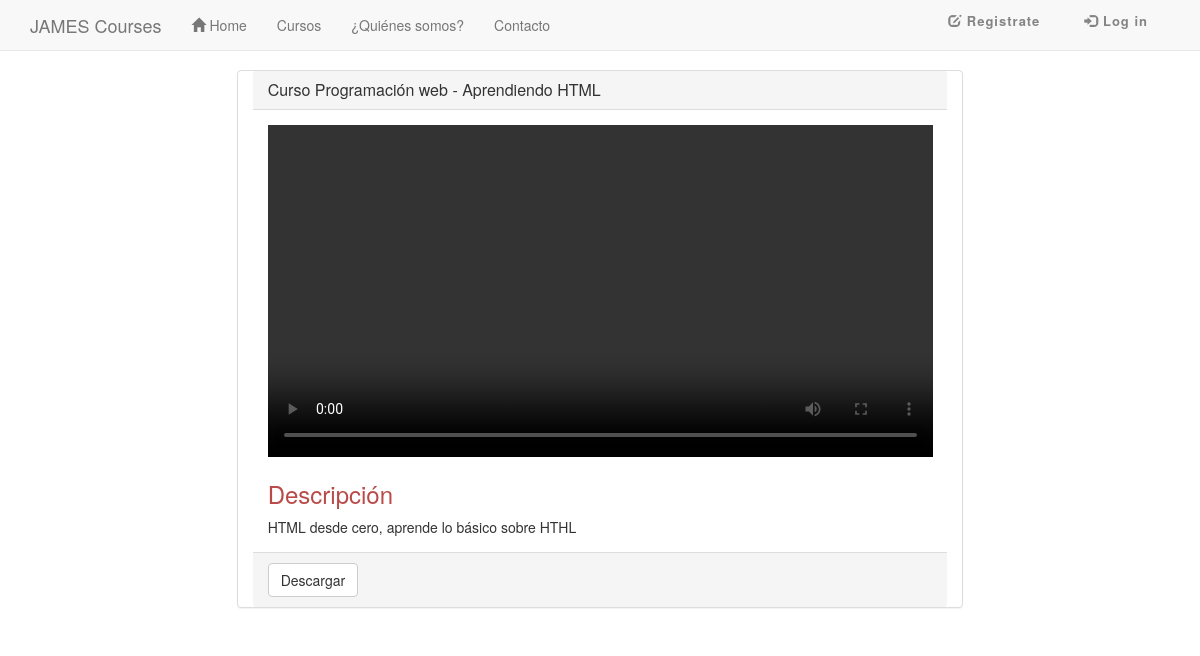
The page /tutoriales.php?id_curso=1&id_tutorial=1 on the database its author committed.
### tables this page shows
CREATE TABLE Curso (
  id_curso int NOT NULL AUTO_INCREMENT,
  nombre_curso varchar(50) NOT NULL,
  descripcion_curso text,
  id_usuario int NOT null,
  PRIMARY KEY (id_curso),
  FOREIGN key (id_usuario) REFERENCES Usuario (id_usuario)
);

CREATE TABLE Tutorial (
  id_tutorial int NOT NULL AUTO_INCREMENT,
  nombre_tutorial varchar(50) NOT NULL,
  descripcion_tutorial text,
  numero int not null,
  id_curso int NOT NULL,
  PRIMARY KEY (id_tutorial),
  FOREIGN KEY (id_curso) REFERENCES Curso (id_curso)
);

### tutoriales.php (the view, shortened to what this page needs)
<?php
require_once('header.php');
	if(!$_GET){
	 echo "<br><br><br>No se han enviado datos sobre el tutorial"."<a href='index.php'>Regresar </a>";
 	}else{
		require_once('includes/conexion.php');
		$curso = $_GET['id_curso'];
		$tutorial = $_GET['id_tutorial'];
		$sql = "SELECT * FROM Tutorial WHERE Tutorial.id_tutorial = '$tutorial' and Tutorial.id_curso = '$curso'";
		$res = mysql_query($sql,$con) or die("Error consultando: ".mysql_error());
		$reg = mysql_fetch_array($res) or die("Error al convertir los registros");
		$sql2 = "SELECT * FROM Curso WHERE id_curso = '$curso'";
		$res2 = mysql_query($sql2,$con) or die("Error consultando: ".mysql_error());
		$reg2 = mysql_fetch_array($res2) or die("Error al convertir los registros");
 ?>
  <!DOCTYPE html>
  <html lang="en">
  <head>
    <link rel="stylesheet" href="includes/bootstrap/dist/css/style.css">
  </head>
  <body>
		<div class="row">
			<div class="panel panel-default col-md-8 col-md-offset-2">
				<div class="panel-heading">
					<h3 class="panel-title"><?php echo "Curso ".$reg2['nombre_curso']." - ".$reg['nombre_tutorial'] ?></h3>
				</div>
				<div class="panel-body">
					<video controls>
						<source src="<?php echo 'cursos/'.$curso.'/'.$tutorial.'.mp4'; ?>" type="video/mp4">
					</video>
					<h3 class="text-danger">Descripción</h3>
					<?php echo $reg['descripcion_tutorial']; ?>
				</div>
				<div class="panel-footer">
					<a href="<?php echo 'cursos/'.$curso.'/'.$tutorial.'.mp4'; ?>" class="btn btn-default" download="<?php echo $reg2['nombre_curso'].' - '.$reg['nombre_tutorial'].'.mp4'; ?>"> Descargar </a>
				</div>
			</div>
		</div>
  </body>
  </html>
  <?php
	}
 ?>

### rows shown on the page
curso: nombre_curso "Programación web"
tutorial: nombre_tutorial "Aprendiendo HTML", descripcion_tutorial "HTML desde cero, aprende lo básico sobre HTHL"
